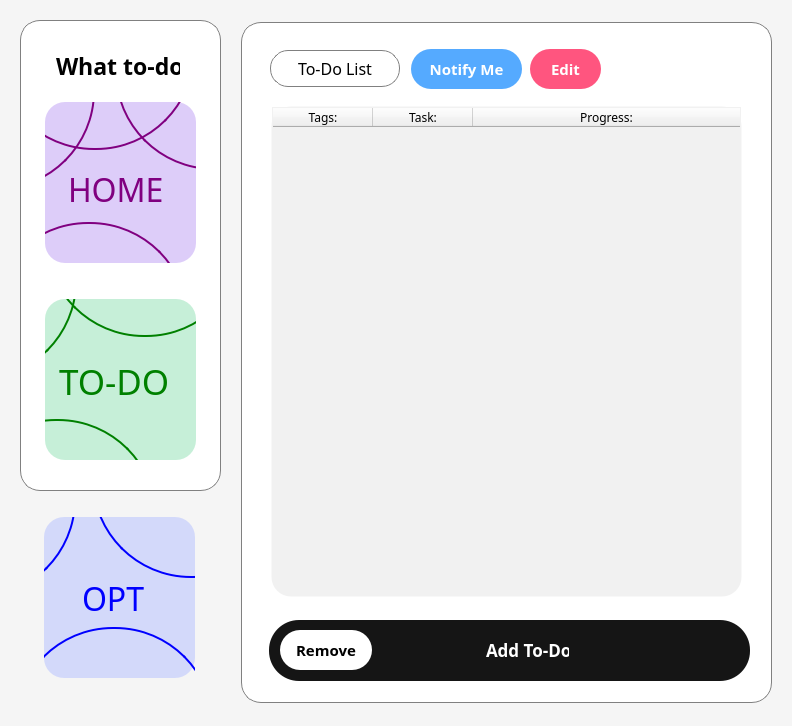
<?xml version="1.0" encoding="UTF-8"?>
<ui version="4.0">
 <class>todolist_student</class>
 <widget class="QDialog" name="todolist_student">
  <property name="geometry">
   <rect>
    <x>0</x>
    <y>0</y>
    <width>792</width>
    <height>726</height>
   </rect>
  </property>
  <property name="windowTitle">
   <string>Dialog</string>
  </property>
  <widget class="QFrame" name="main_frm">
   <property name="geometry">
    <rect>
     <x>-40</x>
     <y>-20</y>
     <width>1111</width>
     <height>761</height>
    </rect>
   </property>
   <property name="font">
    <font>
     <family>Swis721 BlkOul BT</family>
     <pointsize>27</pointsize>
    </font>
   </property>
   <property name="styleSheet">
    <string notr="true">background-color: rgb(245, 245, 245);</string>
   </property>
   <property name="frameShape">
    <enum>QFrame::StyledPanel</enum>
   </property>
   <property name="frameShadow">
    <enum>QFrame::Raised</enum>
   </property>
   <widget class="QListWidget" name="frm_nav">
    <property name="geometry">
     <rect>
      <x>60</x>
      <y>40</y>
      <width>201</width>
      <height>471</height>
     </rect>
    </property>
    <property name="styleSheet">
     <string notr="true"> border-radius: 20px; border: 1px solid grey; 
background-color: rgb(255, 255, 255);</string>
    </property>
   </widget>
   <widget class="QListWidget" name="frm_todo">
    <property name="geometry">
     <rect>
      <x>281</x>
      <y>42</y>
      <width>531</width>
      <height>681</height>
     </rect>
    </property>
    <property name="styleSheet">
     <string notr="true"> border-radius: 20px; border: 1px solid grey; 
background-color: rgb(255, 255, 255);</string>
    </property>
   </widget>
   <widget class="QTreeWidget" name="studtodo_table">
    <property name="geometry">
     <rect>
      <x>311</x>
      <y>126</y>
      <width>471</width>
      <height>491</height>
     </rect>
    </property>
    <property name="styleSheet">
     <string notr="true"> border-radius: 20px; border: 1px solid transparent; 
background-color: rgb(241, 241, 241);</string>
    </property>
    <column>
     <property name="text">
      <string>Tags:</string>
     </property>
     <property name="font">
      <font>
       <family>Dubai</family>
      </font>
     </property>
     <property name="textAlignment">
      <set>AlignCenter</set>
     </property>
    </column>
    <column>
     <property name="text">
      <string>Task:</string>
     </property>
     <property name="font">
      <font>
       <family>Dubai</family>
      </font>
     </property>
     <property name="textAlignment">
      <set>AlignCenter</set>
     </property>
    </column>
    <column>
     <property name="text">
      <string>Progress:</string>
     </property>
     <property name="font">
      <font>
       <family>Dubai</family>
      </font>
     </property>
     <property name="textAlignment">
      <set>AlignCenter</set>
     </property>
    </column>
   </widget>
   <widget class="QPushButton" name="stud_addtodo_btn">
    <property name="geometry">
     <rect>
      <x>309</x>
      <y>640</y>
      <width>481</width>
      <height>61</height>
     </rect>
    </property>
    <property name="font">
     <font>
      <family>Segoe UI Variable Display</family>
      <pointsize>15</pointsize>
     </font>
    </property>
    <property name="styleSheet">
     <string notr="true">QPushButton {background-color: rgb(21, 21, 21); border-radius: 30px; color: white;}

QPushButton:hover {border-radius: 30px; color: white; background-color: rgb(85, 170, 255);}
</string>
    </property>
    <property name="text">
     <string/>
    </property>
   </widget>
   <widget class="QPushButton" name="removepost_btn">
    <property name="geometry">
     <rect>
      <x>320</x>
      <y>650</y>
      <width>92</width>
      <height>40</height>
     </rect>
    </property>
    <property name="font">
     <font>
      <family>Segoe UI Variable Display</family>
      <pointsize>11</pointsize>
      <weight>75</weight>
      <bold>true</bold>
     </font>
    </property>
    <property name="styleSheet">
     <string notr="true">QPushButton {border-radius: 20px; color: black; background-color: white; }

QPushButton:hover {border-radius: 20px; color: white; background-color: rgb(255, 85, 127);}

</string>
    </property>
    <property name="text">
     <string>Remove</string>
    </property>
   </widget>
   <widget class="QLabel" name="lb_addtodobtn">
    <property name="geometry">
     <rect>
      <x>526</x>
      <y>659</y>
      <width>83</width>
      <height>21</height>
     </rect>
    </property>
    <property name="font">
     <font>
      <family>Segoe UI Variable Display Semib</family>
      <pointsize>13</pointsize>
      <weight>75</weight>
      <bold>true</bold>
      <stylestrategy>PreferDefault</stylestrategy>
     </font>
    </property>
    <property name="styleSheet">
     <string notr="true">background-color: none; border: none; 
color: rgb(255, 255, 255);</string>
    </property>
    <property name="text">
     <string>Add To-Do</string>
    </property>
   </widget>
   <widget class="QPushButton" name="tags_todolist">
    <property name="enabled">
     <bool>false</bool>
    </property>
    <property name="geometry">
     <rect>
      <x>310</x>
      <y>70</y>
      <width>130</width>
      <height>37</height>
     </rect>
    </property>
    <property name="font">
     <font>
      <family>Swis721 BT</family>
      <pointsize>12</pointsize>
      <weight>50</weight>
      <bold>false</bold>
     </font>
    </property>
    <property name="layoutDirection">
     <enum>Qt::LeftToRight</enum>
    </property>
    <property name="styleSheet">
     <string notr="true">background-color: none; border-radius: 18px; color: black;   border: 1px solid grey;</string>
    </property>
    <property name="text">
     <string>To-Do List</string>
    </property>
   </widget>
   <widget class="QPushButton" name="notifyme__btn">
    <property name="geometry">
     <rect>
      <x>451</x>
      <y>69</y>
      <width>111</width>
      <height>40</height>
     </rect>
    </property>
    <property name="font">
     <font>
      <family>Segoe UI Variable Display</family>
      <pointsize>11</pointsize>
      <weight>75</weight>
      <bold>true</bold>
     </font>
    </property>
    <property name="cursor">
     <cursorShape>PointingHandCursor</cursorShape>
    </property>
    <property name="styleSheet">
     <string notr="true">QPushButton {border-radius: 20px; color: white; background-color: rgb(85, 170, 255);}

QPushButton:hover {border-radius: 20px; border: 1px solid #55AAFF; color: rgb(85, 170, 255); background-color: white; }</string>
    </property>
    <property name="text">
     <string>Notify Me</string>
    </property>
   </widget>
   <widget class="QLabel" name="lb_greetings">
    <property name="enabled">
     <bool>true</bool>
    </property>
    <property name="geometry">
     <rect>
      <x>96</x>
      <y>70</y>
      <width>124</width>
      <height>31</height>
     </rect>
    </property>
    <property name="font">
     <font>
      <family>Dubai</family>
      <pointsize>17</pointsize>
      <weight>75</weight>
      <bold>true</bold>
     </font>
    </property>
    <property name="toolTip">
     <string/>
    </property>
    <property name="autoFillBackground">
     <bool>false</bool>
    </property>
    <property name="styleSheet">
     <string notr="true">background-color: NONE;</string>
    </property>
    <property name="text">
     <string>What to-do?</string>
    </property>
   </widget>
   <widget class="QFrame" name="home_frame">
    <property name="geometry">
     <rect>
      <x>85</x>
      <y>122</y>
      <width>151</width>
      <height>161</height>
     </rect>
    </property>
    <property name="cursor">
     <cursorShape>PointingHandCursor</cursorShape>
    </property>
    <property name="styleSheet">
     <string notr="true"> border-radius: 20px; 
background-color: rgb(221, 205, 249);</string>
    </property>
    <property name="frameShape">
     <enum>QFrame::StyledPanel</enum>
    </property>
    <property name="frameShadow">
     <enum>QFrame::Raised</enum>
    </property>
    <widget class="QLabel" name="label_14">
     <property name="geometry">
      <rect>
       <x>-50</x>
       <y>-150</y>
       <width>200</width>
       <height>198</height>
      </rect>
     </property>
     <property name="styleSheet">
      <string notr="true">background-color: none;
border-radius: 99%; /* Make it circular */
border: 2px solid purple ; /* Add a border */

</string>
     </property>
     <property name="text">
      <string/>
     </property>
    </widget>
    <widget class="QLabel" name="label_15">
     <property name="geometry">
      <rect>
       <x>70</x>
       <y>-130</y>
       <width>200</width>
       <height>198</height>
      </rect>
     </property>
     <property name="styleSheet">
      <string notr="true">background-color: none;
border-radius: 99%; /* Make it circular */
border: 2px solid purple ; /* Add a border */

</string>
     </property>
     <property name="text">
      <string/>
     </property>
    </widget>
    <widget class="QLabel" name="mainpagetext_53">
     <property name="geometry">
      <rect>
       <x>23</x>
       <y>62</y>
       <width>111</width>
       <height>51</height>
      </rect>
     </property>
     <property name="font">
      <font>
       <family>Swis721 Blk BT</family>
       <pointsize>24</pointsize>
       <weight>50</weight>
       <bold>false</bold>
      </font>
     </property>
     <property name="toolTip">
      <string/>
     </property>
     <property name="autoFillBackground">
      <bool>false</bool>
     </property>
     <property name="styleSheet">
      <string notr="true">background-color: transparent; border: none;
color: purple;


</string>
     </property>
     <property name="text">
      <string>HOME</string>
     </property>
    </widget>
    <widget class="QLabel" name="label_17">
     <property name="geometry">
      <rect>
       <x>-56</x>
       <y>120</y>
       <width>200</width>
       <height>198</height>
      </rect>
     </property>
     <property name="styleSheet">
      <string notr="true">background-color: none;
border-radius: 99%; /* Make it circular */
border: 2px solid purple ; /* Add a border */

</string>
     </property>
     <property name="text">
      <string/>
     </property>
    </widget>
    <widget class="QLabel" name="label_16">
     <property name="geometry">
      <rect>
       <x>-150</x>
       <y>-110</y>
       <width>200</width>
       <height>198</height>
      </rect>
     </property>
     <property name="styleSheet">
      <string notr="true">background-color: none;
border-radius: 99%; /* Make it circular */
border: 2px solid purple ; /* Add a border */

</string>
     </property>
     <property name="text">
      <string/>
     </property>
    </widget>
    <widget class="QPushButton" name="home_btn">
     <property name="geometry">
      <rect>
       <x>0</x>
       <y>0</y>
       <width>151</width>
       <height>161</height>
      </rect>
     </property>
     <property name="styleSheet">
      <string notr="true"> border-radius: 20px; 
background-color: transparent;</string>
     </property>
     <property name="text">
      <string/>
     </property>
    </widget>
   </widget>
   <widget class="QFrame" name="todo_btn">
    <property name="geometry">
     <rect>
      <x>85</x>
      <y>319</y>
      <width>151</width>
      <height>161</height>
     </rect>
    </property>
    <property name="cursor">
     <cursorShape>PointingHandCursor</cursorShape>
    </property>
    <property name="styleSheet">
     <string notr="true"> border-radius: 20px; 
background-color: rgb(198, 239, 216);</string>
    </property>
    <property name="frameShape">
     <enum>QFrame::StyledPanel</enum>
    </property>
    <property name="frameShadow">
     <enum>QFrame::Raised</enum>
    </property>
    <widget class="QLabel" name="label_8">
     <property name="geometry">
      <rect>
       <x>-88</x>
       <y>120</y>
       <width>200</width>
       <height>198</height>
      </rect>
     </property>
     <property name="styleSheet">
      <string notr="true">background-color: none;
border-radius: 99%; /* Make it circular */
border: 2px solid green ; /* Add a border */
</string>
     </property>
     <property name="text">
      <string/>
     </property>
    </widget>
    <widget class="QLabel" name="label_9">
     <property name="geometry">
      <rect>
       <x>-168</x>
       <y>-117</y>
       <width>200</width>
       <height>198</height>
      </rect>
     </property>
     <property name="styleSheet">
      <string notr="true">background-color: none;
border-radius: 99%; /* Make it circular */
border: 2px solid green ; /* Add a border */

</string>
     </property>
     <property name="text">
      <string/>
     </property>
    </widget>
    <widget class="QLabel" name="mainpagetext_52">
     <property name="geometry">
      <rect>
       <x>14</x>
       <y>57</y>
       <width>121</width>
       <height>51</height>
      </rect>
     </property>
     <property name="font">
      <font>
       <family>Swis721 Blk BT</family>
       <pointsize>26</pointsize>
      </font>
     </property>
     <property name="toolTip">
      <string/>
     </property>
     <property name="autoFillBackground">
      <bool>false</bool>
     </property>
     <property name="styleSheet">
      <string notr="true">background-color: transparent; border: none;
color: green;


</string>
     </property>
     <property name="text">
      <string>TO-DO</string>
     </property>
    </widget>
    <widget class="QLabel" name="label_10">
     <property name="geometry">
      <rect>
       <x>0</x>
       <y>-160</y>
       <width>200</width>
       <height>198</height>
      </rect>
     </property>
     <property name="styleSheet">
      <string notr="true">background-color: none;
border-radius: 99%; /* Make it circular */
border: 2px solid green ; /* Add a border */

</string>
     </property>
     <property name="text">
      <string/>
     </property>
    </widget>
   </widget>
   <widget class="QFrame" name="opt_frame">
    <property name="geometry">
     <rect>
      <x>84</x>
      <y>537</y>
      <width>151</width>
      <height>161</height>
     </rect>
    </property>
    <property name="cursor">
     <cursorShape>PointingHandCursor</cursorShape>
    </property>
    <property name="styleSheet">
     <string notr="true"> border-radius: 20px; 
background-color: rgb(211, 217, 250);</string>
    </property>
    <property name="frameShape">
     <enum>QFrame::StyledPanel</enum>
    </property>
    <property name="frameShadow">
     <enum>QFrame::Raised</enum>
    </property>
    <widget class="QLabel" name="label_12">
     <property name="geometry">
      <rect>
       <x>-168</x>
       <y>-117</y>
       <width>200</width>
       <height>198</height>
      </rect>
     </property>
     <property name="styleSheet">
      <string notr="true">background-color: none;
border-radius: 99%; /* Make it circular */
border: 2px solid blue;
</string>
     </property>
     <property name="text">
      <string/>
     </property>
    </widget>
    <widget class="QLabel" name="mainpagetext_61">
     <property name="geometry">
      <rect>
       <x>38</x>
       <y>56</y>
       <width>91</width>
       <height>51</height>
      </rect>
     </property>
     <property name="font">
      <font>
       <family>Swis721 Blk BT</family>
       <pointsize>24</pointsize>
      </font>
     </property>
     <property name="toolTip">
      <string/>
     </property>
     <property name="autoFillBackground">
      <bool>false</bool>
     </property>
     <property name="styleSheet">
      <string notr="true">background-color: transparent; border: none; 
color: blue;</string>
     </property>
     <property name="text">
      <string>OPT</string>
     </property>
    </widget>
    <widget class="QLabel" name="label_11">
     <property name="geometry">
      <rect>
       <x>-30</x>
       <y>110</y>
       <width>200</width>
       <height>198</height>
      </rect>
     </property>
     <property name="styleSheet">
      <string notr="true">background-color: none;
border-radius: 99%; /* Make it circular */
border: 2px solid blue;
</string>
     </property>
     <property name="text">
      <string/>
     </property>
    </widget>
    <widget class="QLabel" name="label_13">
     <property name="geometry">
      <rect>
       <x>48</x>
       <y>-137</y>
       <width>200</width>
       <height>198</height>
      </rect>
     </property>
     <property name="styleSheet">
      <string notr="true">background-color: none;
border-radius: 99%; /* Make it circular */
border: 2px solid blue;
</string>
     </property>
     <property name="text">
      <string/>
     </property>
    </widget>
    <widget class="QPushButton" name="opt_btn">
     <property name="geometry">
      <rect>
       <x>0</x>
       <y>0</y>
       <width>146</width>
       <height>161</height>
      </rect>
     </property>
     <property name="styleSheet">
      <string notr="true"> border-radius: 20px; 
background-color: transparent;</string>
     </property>
     <property name="text">
      <string/>
     </property>
    </widget>
   </widget>
   <widget class="QPushButton" name="edittodo_btn">
    <property name="geometry">
     <rect>
      <x>570</x>
      <y>69</y>
      <width>71</width>
      <height>40</height>
     </rect>
    </property>
    <property name="font">
     <font>
      <family>Segoe UI Variable Display</family>
      <pointsize>11</pointsize>
      <weight>75</weight>
      <bold>true</bold>
     </font>
    </property>
    <property name="cursor">
     <cursorShape>PointingHandCursor</cursorShape>
    </property>
    <property name="styleSheet">
     <string notr="true">QPushButton {border-radius: 20px; color: white; background-color: rgb(255, 85, 127);}

QPushButton:hover {border-radius: 20px; border: 1px solid #FF557F; color: rgb(255, 85, 127); background-color: white; }
</string>
    </property>
    <property name="text">
     <string>Edit</string>
    </property>
   </widget>
  </widget>
 </widget>
 <resources/>
 <connections/>
</ui>
